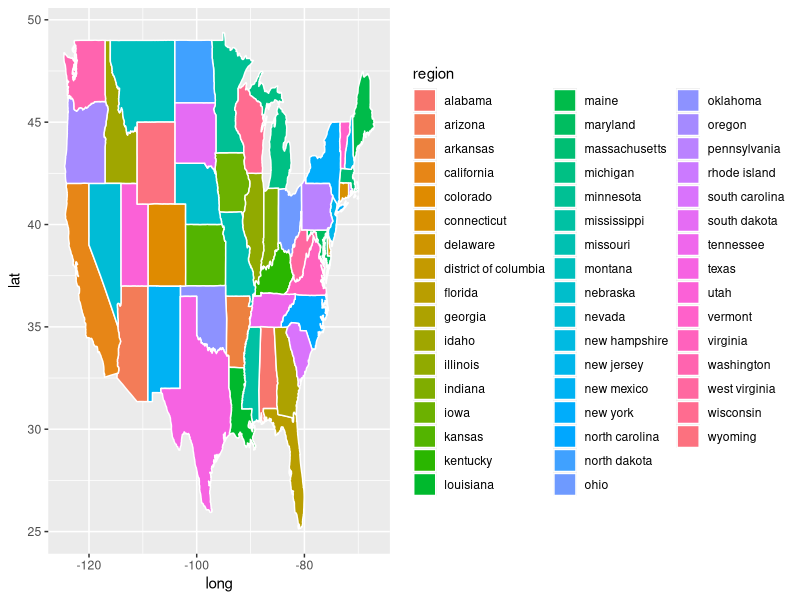

This figure's R source:
## ---- chunk 1
library(tidyverse)
library(here)
library(maps)
#devtools::load_all()
## ---- chunk 2
states_map <- map_data("state")
states_map
## ---- chunk 3
ggplot(states_map, aes(long, lat, group = group))+
  geom_polygon(aes(fill = region), color = "white")
